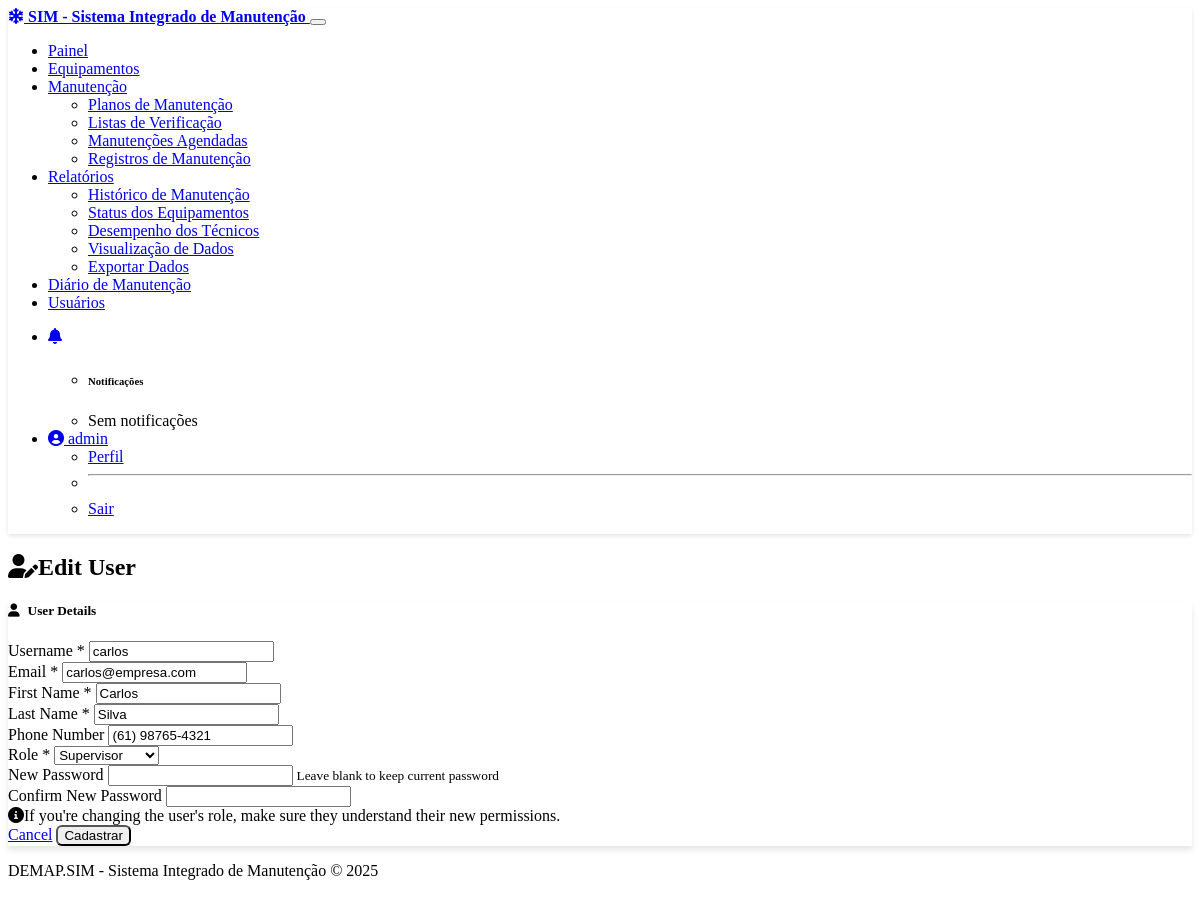
Screenshot of /users/users/2/edit (signed in) with the database file from the repository.
### models.py (models this page shows, shortened)
class User(UserMixin, db.Model):
    __tablename__ = 'users'
    id = db.Column(db.Integer, primary_key=True)
    username = db.Column(db.String(64), unique=True, nullable=False)
    email = db.Column(db.String(120), unique=True, nullable=False)
    password_hash = db.Column(db.String(256), nullable=False)
    first_name = db.Column(db.String(64), nullable=False)
    last_name = db.Column(db.String(64), nullable=False)
    role = db.Column(db.String(20), nullable=False, default=UserRole.TECHNICIAN.value)
    phone = db.Column(db.String(20))
    created_at = db.Column(db.DateTime, default=datetime.utcnow)
    active = db.Column(db.Boolean, default=True)
    maintenance_records = db.relationship('MaintenanceRecord', backref='technician', lazy=True)
    notifications = db.relationship('Notification', backref='user', lazy=True)
    def is_admin(self):
        return self.role == UserRole.ADMIN.value

### controllers/users.py (the view, shortened to what this page needs)
@users_bp.route('/users/<int:user_id>/edit', methods=['GET', 'POST'])
@login_required
def edit_user(user_id):
    if not current_user.is_admin():
        flash('Access denied. Admin privileges required.', 'danger')
        return redirect(url_for('maintenance.dashboard'))
    user = User.query.get_or_404(user_id)
    form = RegistrationForm(obj=user)
    if request.method == 'POST':
        if form.password.data.strip() == '':
            del form.password
            del form.confirm_password
    return render_template('users/edit.html', form=form, user=user)

### forms.py (shortened to what this page needs)
class RegistrationForm(FlaskForm):
    username = StringField('Nome de Usuário',
                           validators=[DataRequired(), Length(min=3, max=20)])
    email = StringField('Email',
                        validators=[DataRequired(), Email()])
    first_name = StringField('Nome',
                             validators=[DataRequired(), Length(max=50)])
    last_name = StringField('Sobrenome',
                            validators=[DataRequired(), Length(max=50)])
    phone = StringField('Telefone',
                        validators=[Optional(), Length(max=20)])
    role = SelectField('Função',
                       choices=[
                           ('technician', 'Técnico'),
                           ('supervisor', 'Supervisor'),
                           ('admin', 'Administrador')
                       ],
                       validators=[DataRequired()])
    password = PasswordField('Senha',
                             validators=[DataRequired(), Length(min=6)])
    confirm_password = PasswordField('Confirmar Senha',
                                     validators=[DataRequired(), EqualTo('password')])
    submit = SubmitField('Cadastrar')

### app.py (called while the page is built)
@app.before_request
def before_request():
    if current_user.is_authenticated:
        session.permanent = True
        g.user = current_user
    else:
        g.user = None

    @login_manager.user_loader
    def load_user(user_id):
        return User.query.get(int(user_id))

### templates/users/edit.html (shortened to what this page needs)
{% extends "layout.html" %}
{% block content %}
<div class="row mb-4">
    <div class="col">
        <h2 class="border-bottom pb-2"><i class="fas fa-user-edit me-2"></i>Edit User</h2>
    </div>
</div>
<div class="row">
    <div class="col-lg-8 mx-auto">
        <div class="card shadow">
            <div class="card-header bg-warning text-dark">
                <h5 class="mb-0"><i class="fas fa-user me-2"></i>User Details</h5>
            </div>
            <div class="card-body">
                <form method="POST" action="{{ url_for('users.edit_user', user_id=user.id) }}">
                    <div class="row mb-3">
                        <div class="col-md-6">
                            <label for="{{ form.username.id }}" class="form-label">Username *</label>
                            {{ form.username(class="form-control") }}
                        </div>
                        <div class="col-md-6">
                            <label for="{{ form.email.id }}" class="form-label">Email *</label>
                            {{ form.email(class="form-control") }}
                        </div>
                    </div>
                    <div class="row mb-3">
                        <div class="col-md-6">
                            <label for="{{ form.first_name.id }}" class="form-label">First Name *</label>
                            {{ form.first_name(class="form-control") }}
                        </div>
                        <div class="col-md-6">
                            <label for="{{ form.last_name.id }}" class="form-label">Last Name *</label>
                            {{ form.last_name(class="form-control") }}
                        </div>
                    </div>
                    <div class="row mb-3">
                        <div class="col-md-6">
                            <label for="{{ form.phone.id }}" class="form-label">Phone Number</label>
                            {{ form.phone(class="form-control") }}
                        </div>
                        <div class="col-md-6">
                            <label for="{{ form.role.id }}" class="form-label">Role *</label>
                            {{ form.role(class="form-select") }}
                        </div>
                    </div>
                    <div class="row mb-4">
                        <div class="col-md-6">
                            <label for="{{ form.password.id }}" class="form-label">New Password</label>
                            {{ form.password(class="form-control") }}
                            <small class="form-text text-muted">Leave blank to keep current password</small>
                        </div>
                        <div class="col-md-6">
                            <label for="{{ form.confirm_password.id }}" class="form-label">Confirm New Password</label>
                            {{ form.confirm_password(class="form-control") }}
                        </div>
                    </div>
                    <div class="alert alert-info mb-4">
                        <i class="fas fa-info-circle me-2"></i>If you're changing the user's role, make sure they understand their new permissions.
                    </div>
                    <div class="d-flex justify-content-between">
                        <a href="{{ url_for('users.user_list') }}" class="btn btn-secondary">Cancel</a>
                        {{ form.submit(class="btn btn-warning") }}
                    </div>
                </form>
            </div>
        </div>
    </div>
</div>
{% endblock %}

### templates/layout.html (shortened to what this page needs)
<!DOCTYPE html>
<html lang="pt-BR" data-bs-theme="dark">
<head>
    <link rel="stylesheet" href="https://cdn.replit.com/agent/bootstrap-agent-dark-theme.min.css">
    <link rel="stylesheet" href="https://cdnjs.cloudflare.com/ajax/libs/font-awesome/6.0.0/css/all.min.css">
    <link rel="stylesheet" href="{{ url_for('static', filename='css/custom.css') }}">
</head>
<body>
    <nav class="navbar navbar-expand-lg navbar-dark bg-dark">
        <div class="container">
            <a class="navbar-brand" href="{{ url_for('maintenance.dashboard') if current_user.is_authenticated else url_for('users.login') }}">
                <i class="fas fa-snowflake me-2"></i> SIM - Sistema Integrado de Manutenção
            </a>
            <button class="navbar-toggler" type="button" data-bs-toggle="collapse" data-bs-target="#navbarNav" aria-controls="navbarNav" aria-expanded="false" aria-label="Toggle navigation">
            </button>
            <div class="collapse navbar-collapse" id="navbarNav">
                {% if current_user.is_authenticated %}
                <ul class="navbar-nav me-auto">
                    <li class="nav-item">
                        <a class="nav-link" href="{{ url_for('maintenance.dashboard') }}">Painel</a>
                    </li>
                    <li class="nav-item">
                        <a class="nav-link" href="{{ url_for('equipment.index') }}">Equipamentos</a>
                    </li>
                    <li class="nav-item dropdown">
                        <a class="nav-link dropdown-toggle" href="#" id="maintenanceDropdown" role="button" data-bs-toggle="dropdown" aria-expanded="false">
                            Manutenção
                        </a>
                        <ul class="dropdown-menu" aria-labelledby="maintenanceDropdown">
                            <li><a class="dropdown-item" href="{{ url_for('maintenance.plans') }}">Planos de Manutenção</a></li>
                            <li><a class="dropdown-item" href="{{ url_for('maintenance.checklists') }}">Listas de Verificação</a></li>
                            <li><a class="dropdown-item" href="{{ url_for('maintenance.schedule_list') }}">Manutenções Agendadas</a></li>
                            <li><a class="dropdown-item" href="{{ url_for('maintenance.records') }}">Registros de Manutenção</a></li>
                        </ul>
                    </li>
                    {% if current_user.is_admin() or current_user.is_supervisor() %}
                    <li class="nav-item dropdown">
                        <a class="nav-link dropdown-toggle" href="#" id="reportsDropdown" role="button" data-bs-toggle="dropdown" aria-expanded="false">
                            Relatórios
                        </a>
                        <ul class="dropdown-menu" aria-labelledby="reportsDropdown">
                            <li><a class="dropdown-item" href="{{ url_for('reports.maintenance_history') }}">Histórico de Manutenção</a></li>
                            <li><a class="dropdown-item" href="{{ url_for('reports.equipment_status') }}">Status dos Equipamentos</a></li>
                            <li><a class="dropdown-item" href="{{ url_for('reports.technician_performance') }}">Desempenho dos Técnicos</a></li>
                            <li><a class="dropdown-item" href="{{ url_for('reports.data_visualization') }}">Visualização de Dados</a></li>
                            <li><a class="dropdown-item" href="{{ url_for('reports.export') }}">Exportar Dados</a></li>
                        </ul>
                    </li>
                    {% endif %}
                    <li class="nav-item">
                        <a class="nav-link" href="{{ url_for('diario.index') }}">Diário de Manutenção</a>
                    </li>
                    {% if current_user.is_admin() %}
                    <li class="nav-item">
                        <a class="nav-link" href="{{ url_for('users.user_list') }}">Usuários</a>
                    </li>
                    {% endif %}
                </ul>
                <ul class="navbar-nav">
                    <li class="nav-item dropdown">
                        <a class="nav-link dropdown-toggle" href="#" id="notificationsDropdown" role="button" data-bs-toggle="dropdown" aria-expanded="false">
                            <i class="fas fa-bell"></i>
                            {% set unread_notifications = current_user.notifications|selectattr('read', 'equalto', false)|list %}
                        </a>
                        <ul class="dropdown-menu dropdown-menu-end" aria-labelledby="notificationsDropdown" style="min-width: 300px;">
                            <li><h6 class="dropdown-header">Notificações</h6></li>
                            {% if current_user.notifications %}
                                {% set notifications_sorted = current_user.notifications|sort(attribute='created_at', reverse=true) %}
                                {% set counter = 0 %}
                                {% for notification in notifications_sorted %}
                                    {% if counter < 5 %}
                                        {% set counter = counter + 1 %}
                                        <li>
                                            <a class="dropdown-item {% if not notification.read %}fw-bold{% endif %}" href="{{ url_for('maintenance.view_schedule', schedule_id=notification.schedule_id) if notification.schedule_id else '#' }}">
                                                <small class="text-muted">{{ notification.created_at.strftime('%Y-%m-%d %H:%M') }}</small><br>
                                                {{ notification.title }}<br>
                                                <small>{{ notification.message }}</small>
                                            </a>
                                        </li>
                                        {% if not loop.last and counter < 5 %}<li><hr class="dropdown-divider"></li>{% endif %}
                                    {% endif %}
                                {% endfor %}
                                <li><hr class="dropdown-divider"></li>
                                <li><a class="dropdown-item text-center" href="{{ url_for('maintenance.notifications') }}">Ver Todas</a></li>
                            {% else %}
                                <li><a class="dropdown-item text-center">Sem notificações</a></li>
                            {% endif %}
                        </ul>
                    </li>
                    <li class="nav-item dropdown">
                        <a class="nav-link dropdown-toggle" href="#" id="userDropdown" role="button" data-bs-toggle="dropdown" aria-expanded="false">
                            <i class="fas fa-user-circle me-1"></i> {{ current_user.username }}
                        </a>
                        <ul class="dropdown-menu dropdown-menu-end" aria-labelledby="userDropdown">
                            <li><a class="dropdown-item" href="{{ url_for('users.profile') }}">Perfil</a></li>
                            <li><hr class="dropdown-divider"></li>
                            <li><a class="dropdown-item" href="{{ url_for('users.logout') }}">Sair</a></li>
                        </ul>
                    </li>
                </ul>
                {% endif %}
            </div>
        </div>
    </nav>
    <main class="container my-4">
        {% block content %}{% endblock %}
    </main>
    <footer class="footer mt-auto py-3 bg-dark">
        <div class="container text-center">
            <span class="text-muted">DEMAP.SIM - Sistema Integrado de Manutenção  &copy; 2025</span>
        </div>
    </footer>
</body>
</html>

### static/css/custom.css (style rules this page uses)
body { min-height: 100vh; display: flex; flex-direction: column; }
main { flex: 1; }
.card { box-shadow: 0 4px 6px rgba(0, 0, 0, 0.1); transition: transform 0.3s ease, box-shadow 0.3s ease; }
.navbar { box-shadow: 0 2px 4px rgba(0, 0, 0, 0.1); }
.navbar-brand { font-weight: bold; }
.nav-link { position: relative; }
.form-label { font-weight: 500; }
.footer { margin-top: auto; padding-top: 1rem; padding-bottom: 1rem; }
.alert { border-radius: 0.375rem; }
.card-header i { margin-right: 0.5rem; }
.btn { border-radius: 0.375rem; font-weight: 500; }

### rows the page displays
User: username "admin"
User: username "carlos", email "carlos@empresa.com", first_name "Carlos", last_name "Silva", phone "(61) 98765-4321", role "Supervisor"
